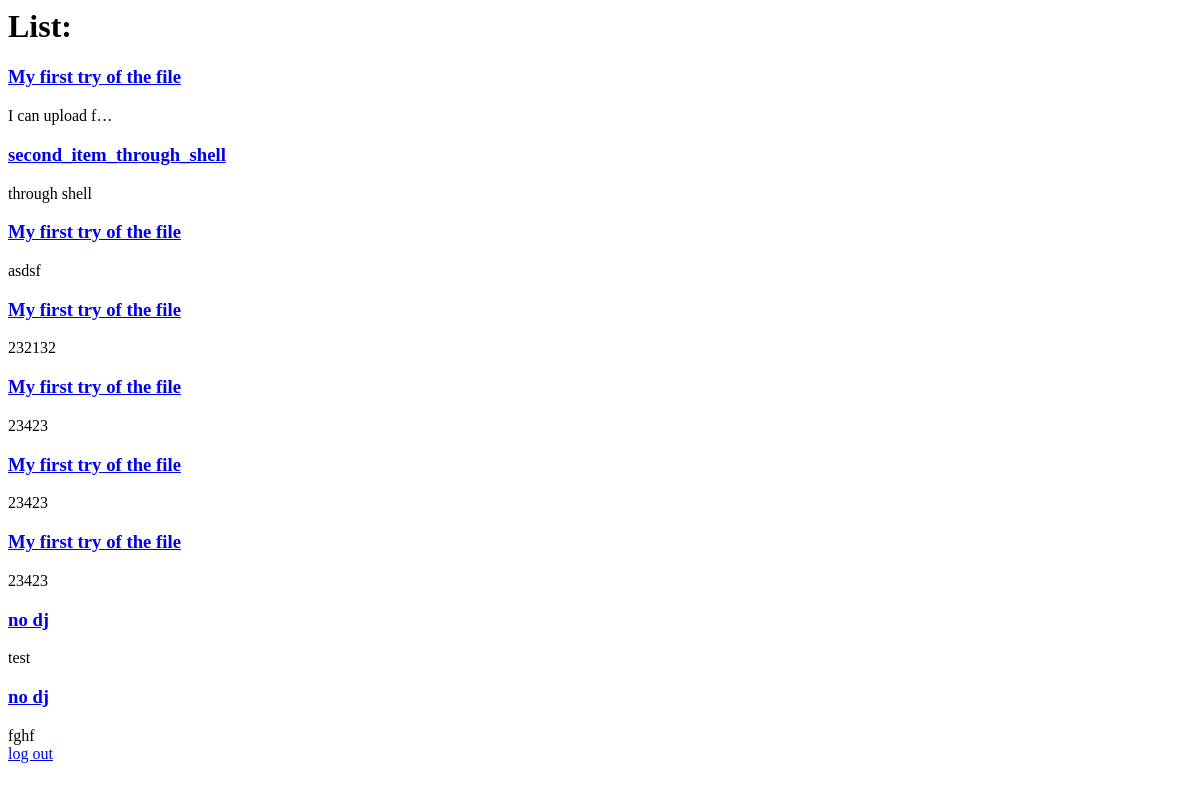
Page /app2 (signed in) on the earlier database version.
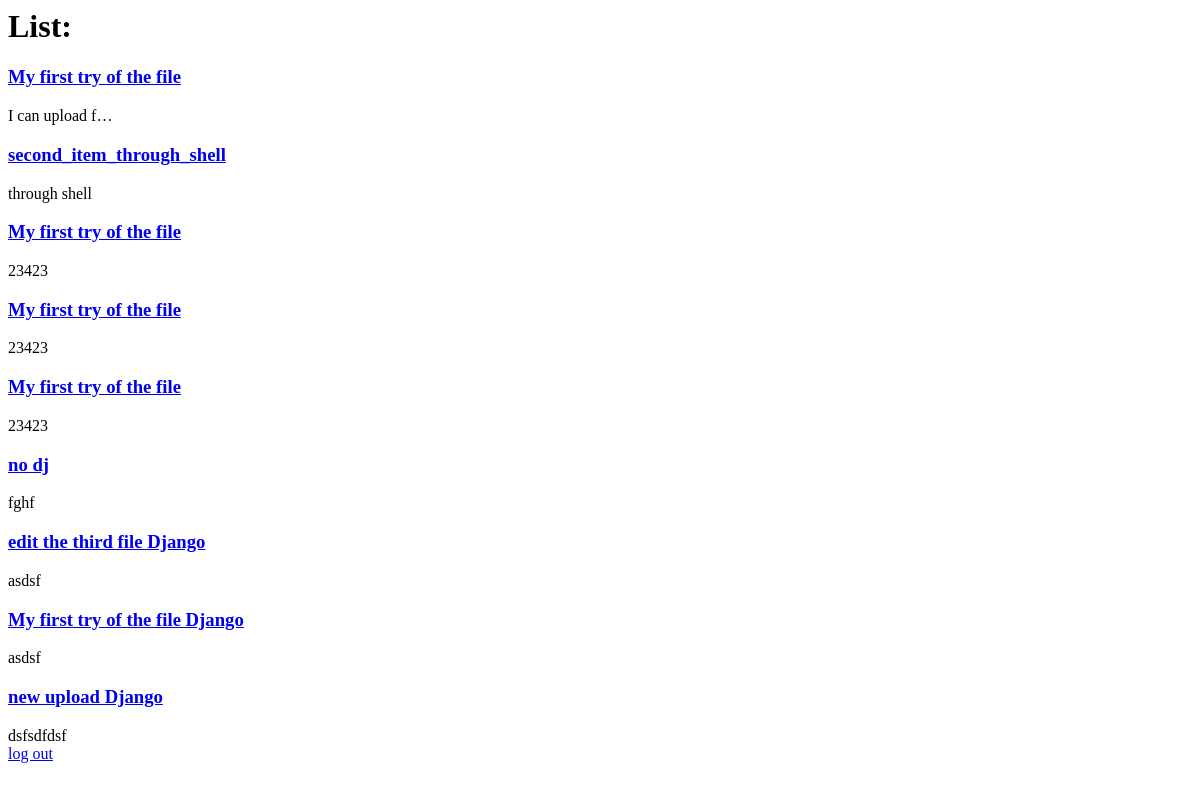
Same page on the later database version.
### app2/models.py (models this page shows)
class App2(models.Model):
    fileName = models.CharField(max_length=200)
    description = models.TextField()
    created = models.DateTimeField(auto_now_add=True)
    fileUploaded = models.FileField(upload_to='app2/uploaded_file')
    user = models.ForeignKey(User, on_delete=models.CASCADE, related_name="files")

### app2/views.py (the view)
# urls.py: path('app2', views.App2ListView.as_view(), name = "file.list"),
class App2ListView(LoginRequiredMixin, ListView):
    model = App2
    context_object_name = 'files'
    template_name="app2/list_files.html"
    login_url = 'login'
    def get_queryset(self):
        return self.request.user.files.all()

### app2/templates/app2/list_files.html (shortened to what this page needs)
<html>
    <h1> List: </h1>
    {% for file in files %}
    <div>
        <div>
            <a href="{% url 'detail' pk=file.id %}">
                <h3>{{file.fileName}}</h3>
            </a>
            {{file.description|truncatechars:15}}
        </div>
    </div>
    {% endfor %}
    <a href='logout'>log out</a>
</html>

Differences in the rows shown:
removed App2: fileName "My first try of the file", description "asdsf"
removed App2: fileName "My first try of the file", description "232132"
removed App2: fileName "no dj", description "test"
added App2: fileName "edit the third file Django", description "asdsf"
added App2: fileName "My first try of the file Django", description "asdsf"
added App2: fileName "new upload Django", description "dsfsdfdsf"
